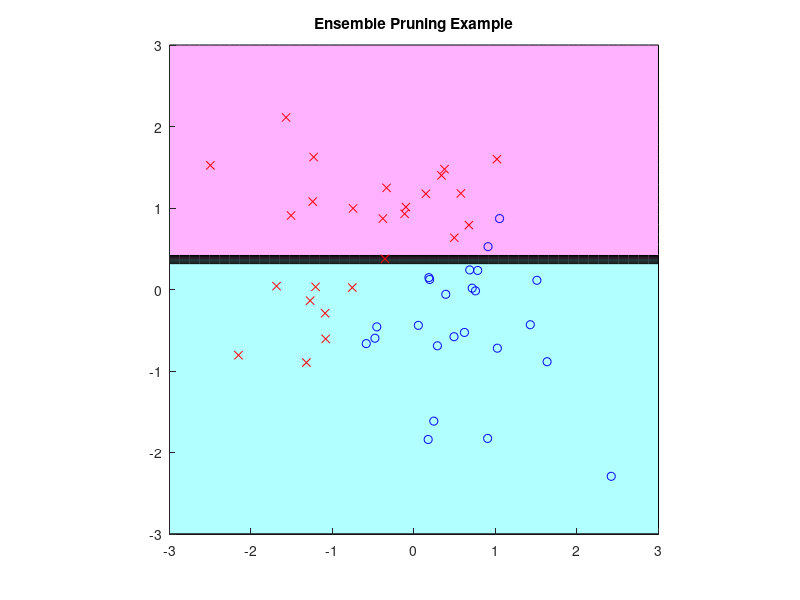

The MATLAB source for this figure:
%% Example 9.1 Ensemble Pruning
%
% * *Result in book* : Figure 9.4
% * *Code in book* : Figure 9.5
% * *Output* : |eg09_1.png|
% * *Usage* : |eg09_1(), eg09_1(50)|
%
%% Source Code
function eg09_1(n)
    % init
    rng(0, 'v5uniform'); rng(0, 'v5normal');
    % recommended, use it in future instead of
    % rand('state', 0); randn('state', 0);
    if nargin < 1
        n = 50;
    end
    x = randn(n, 2);
    y = 2 *(x(:, 1) > x(:, 2)) - 1;
    X0 = linspace(-3, 3, n);
    [X(:, :, 1), X(:, :, 2)] = meshgrid(X0);

    d = ceil(2 * rand);
    [xs, xi] = sort(x(:, d));
    el = cumsum(y(xi));
    eu = cumsum(y(xi(end : -1 : 1)));
    e = eu(end - 1 : -1 : 1) - el(1 : end - 1);
    [~, ei] = max(abs(e));
    c = mean(xs(ei : ei + 1));
    s = sign(e(ei));
    Y = sign(s*(X(:, :, d) - c));

    figure('Name', 'Ensemble Pruning Example'); clf; hold on;
    title('Ensemble Pruning Example')
    axis([-3 3 -3 3]); axis square;
    colormap([1 0.7 1; 0.7 1 1]);
    contourf(X0, X0, Y);
    plot(x(y == 1, 1), x(y == 1, 2), 'bo');
    plot(x(y == -1, 1), x(y == -1, 2), 'rx');
    saveas(gcf, 'eg09_1', 'png');
end